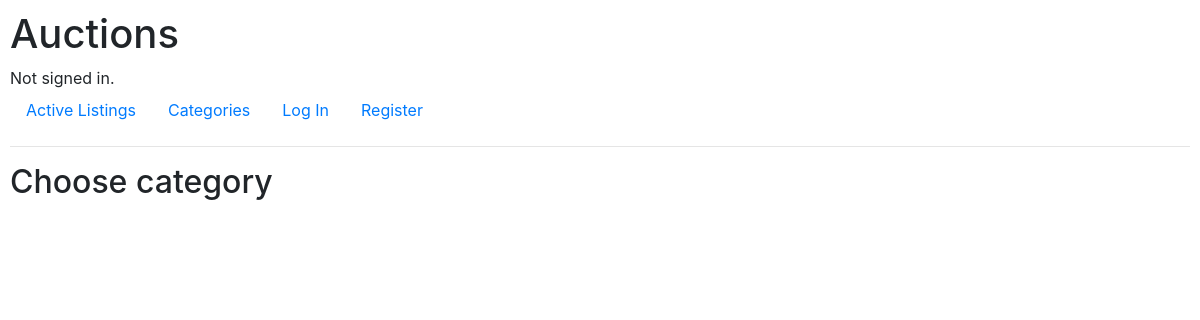
Page /categories on the earlier database version.
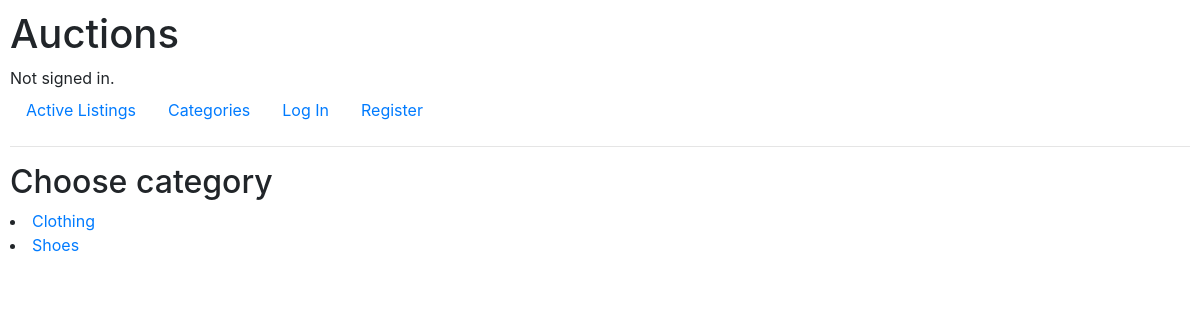
Same page on the later database version.
### auctions/models.py (models this page shows)
class Category(models.Model):
    category = models.CharField(max_length=30)
    def __str__(self):
        return f"{self.category}"

### auctions/views.py (the view)
# urls.py: path("categories", views.categories, name="categories"),
def categories(request):
    return render(request, "auctions/categories.html",{
        "categories":Category.objects.all(),
    })

### auctions/templates/auctions/categories.html
{% extends "auctions/layout.html" %}
{% load static %}
{% block body %}
    <h2>Choose category</h2>
    {% for category in categories %}
            <li><a href="{%url 'index' %}?category={{category.id}}">{{category}}</a></li>
    {% endfor %}
{% endblock %}

### auctions/templates/auctions/layout.html (shortened to what this page needs)
{% load static %}
<!DOCTYPE html>
<html lang="en">
    <head>
        <link rel="stylesheet" href="https://stackpath.bootstrapcdn.com/bootstrap/4.4.1/css/bootstrap.min.css">
        <link href="{% static 'auctions/styles.css' %}/" rel="stylesheet">
    </head>
    <body>
        <h1>Auctions</h1>
        <div>
            {% if user.is_authenticated %}
                Signed in as <strong>{{ user.username }}</strong>.
            {% else %}
                Not signed in.
            {% endif %}
        </div>
        <ul class="nav">
            <li class="nav-item">
                <a class="nav-link" href="{% url 'index' %}">Active Listings</a>
            </li>
            <li class="nav-item">
                <a class="nav-link" href="{% url 'categories' %}">Categories</a>
            </li>
            {% if user.is_authenticated %}
                <li class="nav-item">
                    <a class="nav-link" href="{% url 'watchlist' %}">Watchlist</a>
                </li>
                <li class="nav-item">
                    <a class="nav-link" href="{% url 'newListing' %}">New Listing</a>
                </li>
                <li class="nav-item">
                    <a class="nav-link" href="{% url 'logout' %}">Log Out</a>
                </li>
            {% else %}
                <li class="nav-item">
                    <a class="nav-link" href="{% url 'login' %}">Log In</a>
                </li>
                <li class="nav-item">
                    <a class="nav-link" href="{% url 'register' %}">Register</a>
                </li>
            {% endif %}
        </ul>
        <hr>
        {% block body %}
        {% endblock %}
    </body>
</html>

### auctions/static/auctions/styles.css (style rules this page uses)
body { padding: 10px; }

Differences in the rows shown:
added Category: category "Clothing"
added Category: category "Shoes"
